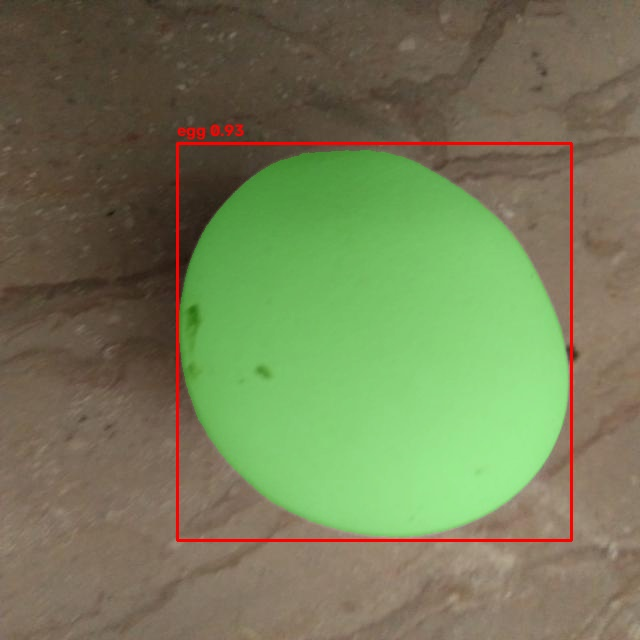
#> input picture TASK 1/visualizations/not_damaged_100_jpg.rf.5d780a6024004fa2f68741fa56ddf4c9.jpg, 640 x 640 px; its folder holds only this picture in this run
$ python baseline_e1.py --image '../../TASK 1/visualizations/not_damaged_100_jpg.rf.5d780a6024004fa2f68741fa56ddf4c9.jpg'
#> lines starting #> are read from the running program, lines starting #| are printed output that depends on the picture; after the words box and inside, x2 and y2 are one past the last pixel; in counts of white or black regions, pixels touching at a corner belong together
"""
Task 2: Classical Image-Processing Segmentation (Algorithm E1)
Final Selected Classical Model: Dual-Space Brightness & Low Saturation Baseline

Parameters:
  BRIGHT_PERCENTILE = 65 (LAB Lightness channel)
  MAX_SATURATION = 100   (HSV Saturation channel)
  MIN_AREA = 500         (Minimum connected component pixel area)
  MORPH_KERNEL_SIZE = 7  (Elliptical structuring element for opening/closing)
  MAX_COMPONENTS = 6     (Maximum retained high-confidence components)

Usage:
  python src/task2/baseline_e1.py --image path/to/image.jpg --output-dir outputs/task2/
  python src/task2/baseline_e1.py --dataset-dir split_dataset/development --output-dir task2_dev_output/
"""

import argparse
from pathlib import Path
from typing import Dict, Any, List, Tuple
import cv2
import numpy as np


def parse_args():
    parser = argparse.ArgumentParser(description="Task 2: Classical Image-Processing Segmentation (Algorithm E1)")
    parser.add_argument("--image", type=str, default=None, help="Path to single image for segmentation")
    parser.add_argument("--dataset-dir", type=str, default=None, help="Directory containing images to process")
    parser.add_argument("--output-dir", type=str, default="outputs/task2", help="Directory for saved masks & overlays")
    parser.add_argument("--bright-percentile", type=float, default=65.0, help="LAB Lightness percentile threshold (default: 65)")
    parser.add_argument("--max-saturation", type=int, default=100, help="Maximum HSV saturation threshold (default: 100)")
    parser.add_argument("--min-area", type=int, default=500, help="Minimum connected component pixel area (default: 500)")
    parser.add_argument("--morph-kernel", type=int, default=7, help="Morphology kernel size (default: 7)")
    parser.add_argument("--max-components", type=int, default=6, help="Maximum components retained (default: 6)")
    return parser.parse_args()


class ClassicalSegmenterE1:
    def __init__(self, bright_percentile: float = 65.0,
                 max_saturation: int = 100,
                 min_area: int = 500,
                 morph_kernel_size: int = 7,
                 max_components: int = 6):
#> in process_image, img is the input picture: shape (640, 640, 3); mean B, G, R 86.1, 123.8, 115.9
        self.bright_percentile = bright_percentile
        self.max_saturation = max_saturation
        self.min_area = min_area
        self.morph_kernel_size = morph_kernel_size
        self.max_components = max_components
        self.kernel = cv2.getStructuringElement(cv2.MORPH_ELLIPSE, (morph_kernel_size, morph_kernel_size))

    def segment(self, image_bgr: np.ndarray) -> Tuple[np.ndarray, List[Dict[str, Any]]]:
        """
        Executes Algorithm E1 on an input BGR image.
        Returns:
            binary_mask: uint8 array (0 or 255)
            components: list of retained connected component metadata
        """
        hsv = cv2.cvtColor(image_bgr, cv2.COLOR_BGR2HSV)
#> hsv: shape (640, 640, 3); mean H, S, V 27.1, 91.2, 137.3
        lab = cv2.cvtColor(image_bgr, cv2.COLOR_BGR2LAB)
#> lab: shape (640, 640, 3); mean of channels 0, 1, 2 128.9, 119.7, 148

        saturation = hsv[:, :, 1]
        lightness = lab[:, :, 0]
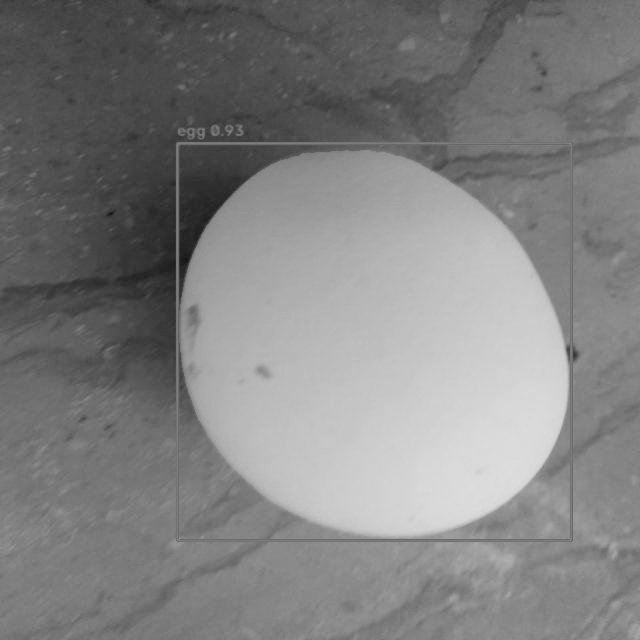
#> lightness: shape (640, 640); min 16, max 221, mean 128.9

        # 1. Intensity and Saturation Thresholding
        thresh_lightness = np.percentile(lightness, self.bright_percentile)
#> thresh_lightness = 138
        bright_mask = lightness >= thresh_lightness
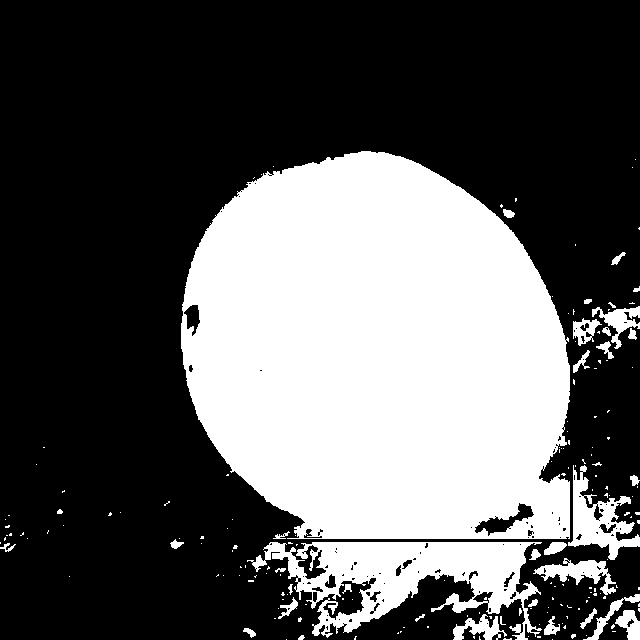
#> bright_mask: shape (640, 640) bool; 35.2% white; 184 white regions (148 under 20 px), largest, box (x1, y1, x2, y2) and area: (181, 151, 570, 539) 121848, (247, 542, 542, 640) 13308, (568, 465, 640, 560) 2663
        low_saturation = saturation <= self.max_saturation
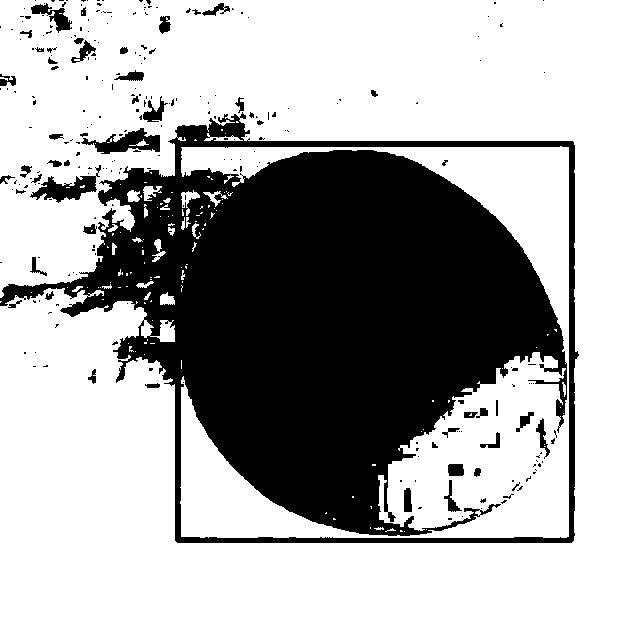
#> low_saturation: shape (640, 640) bool; 68.2% white; 260 black regions (209 under 20 px), largest, box (x1, y1, x2, y2) and area: (0, 112, 579, 543) 123345, (30, 165, 101, 203) 972, (81, 128, 160, 154) 963

        raw_mask = (bright_mask & low_saturation).astype(np.uint8) * 255
#> raw_mask: shape (640, 640); 11% white; 215 white regions (176 under 20 px), largest, box (x1, y1, x2, y2) and area: (264, 196, 569, 538) 22971, (247, 543, 542, 640) 13062, (568, 465, 640, 560) 2551

        # 2. Morphological Opening (noise removal) and Closing (hole filling)
        opened = cv2.morphologyEx(raw_mask, cv2.MORPH_OPEN, self.kernel)
#> opened: shape (640, 640); 8.9% white; 41 white regions, largest, box (x1, y1, x2, y2) and area: (387, 352, 569, 538) 18953, (297, 543, 527, 633) 9859, (572, 496, 640, 560) 1688
        closed = cv2.morphologyEx(opened, cv2.MORPH_CLOSE, self.kernel)
#> closed: shape (640, 640); 9.6% white; 23 white regions (1 under 20 px), largest, box (x1, y1, x2, y2) and area: (268, 352, 640, 633) 35691, (536, 560, 606, 582) 861, (605, 306, 640, 333) 554

        # 3. Connected Component Extraction & Filtering
        num_labels, labels, stats, centroids = cv2.connectedComponentsWithStats(closed, connectivity=8)
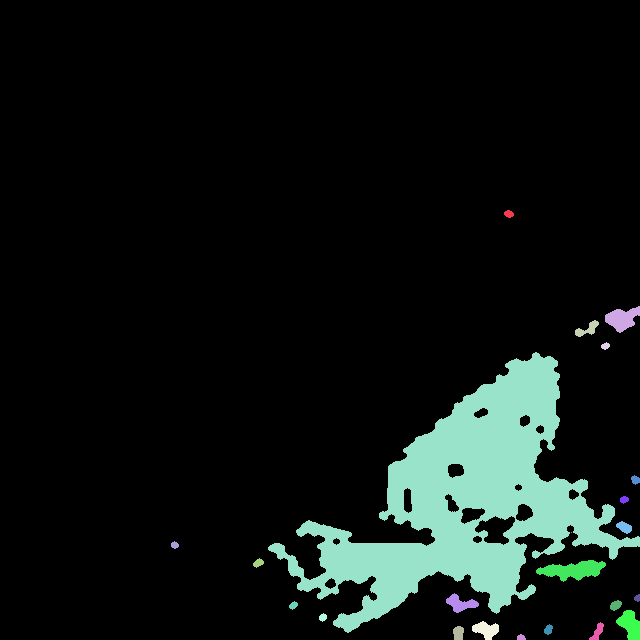
#> labels: shape (640, 640) int32; 24 distinct labels, from 0 to 23; one colour per label, 0 black
#> num_labels = 24; stats = 24 rows, first 6: [0, 0, 640, 640, 370166], [504, 210, 10, 8, 58], [605, 306, 35, 27, 554], [575, 320, 24, 17, 179], [601, 342, 9, 8, 48], [268, 352, 372, 281, 35691]; centroids = 24 rows, first 8: [302.9, 299.8], [508.5, 213.5], [621.8, 318.3], [587.1, 328.9], [605, 345.6], [466.7, 501.2], [635, 479.5], [623.8, 499.2]

        candidates = []
        for i in range(1, num_labels):
            area = int(stats[i, cv2.CC_STAT_AREA])
            if area < self.min_area:
                continue

            x = int(stats[i, cv2.CC_STAT_LEFT])
            y = int(stats[i, cv2.CC_STAT_TOP])
            w = int(stats[i, cv2.CC_STAT_WIDTH])
            h = int(stats[i, cv2.CC_STAT_HEIGHT])
            cx, cy = centroids[i]

            candidates.append({
                "label": i,
                "area": area,
                "bbox": (x, y, w, h),
                "centroid": (float(cx), float(cy))
            })
#> this loop made 23 passes
#> area on passes 1, 3, 4, 6, 7, 8, 10, 11, 13, 14, 15, 16: 58, 179, 48, 62, 51, 130, 45, 67, 323, 36, 51, 90
#> (area, x, y, w, h, cx, cy) on passes 2, 5, 12: (554, 605, 306, 35, 27, 621.8, 318.3), (35691, 268, 352, 372, 281, 466.7, 501.2), (861, 536, 560, 70, 22, 572.8, 569.7)
#> after the loop, candidates = 3 items

        # Sort by area descending and cap to max_components
        candidates.sort(key=lambda c: c["area"], reverse=True)
        retained = candidates[:self.max_components]
#> retained = 3 items

        # 4. Construct Final Filtered Binary Mask
        final_mask = np.zeros_like(closed)
        for c in retained:
            final_mask[labels == c["label"]] = 255
#> this loop made 3 passes
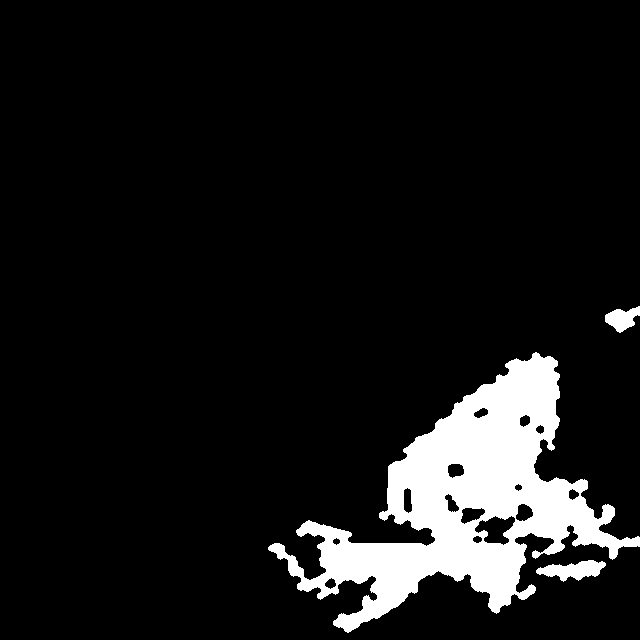
#> final_mask: shape (640, 640); 9.1% white; 3 white regions, box (x1, y1, x2, y2) and area: (268, 352, 640, 633) 35691, (536, 560, 606, 582) 861, (605, 306, 640, 333) 554

        return final_mask, retained


def process_image(img_path: Path, segmenter: ClassicalSegmenterE1, out_dir: Path):
    img = cv2.imread(str(img_path))
    if img is None:
        raise ValueError(f"Cannot read image: {img_path}")

    mask, comps = segmenter.segment(img)
#> comps = 3 items

    stem = img_path.stem
    mask_dir = out_dir / "masks"
    vis_dir = out_dir / "visualizations"
    mask_dir.mkdir(parents=True, exist_ok=True)
    vis_dir.mkdir(parents=True, exist_ok=True)

    # Save mask
    cv2.imwrite(str(mask_dir / f"{stem}.png"), mask)

    # Create side-by-side visualization overlay
    vis = img.copy()
    colored_mask = np.zeros_like(img)
    colored_mask[mask > 127] = (0, 220, 220) # Yellow overlay
    vis = cv2.addWeighted(vis, 1.0, colored_mask, 0.45, 0)

    for c in comps:
        x, y, w, h = c["bbox"]
        cv2.rectangle(vis, (x, y), (x + w, y + h), (0, 255, 255), 2)
        cv2.circle(vis, (int(c["centroid"][0]), int(c["centroid"][1])), 4, (0, 0, 255), -1)
#> this loop made 3 passes
#> (x, y, w, h) on passes 1 to 3: (268, 352, 372, 281), (536, 560, 70, 22), (605, 306, 35, 27)
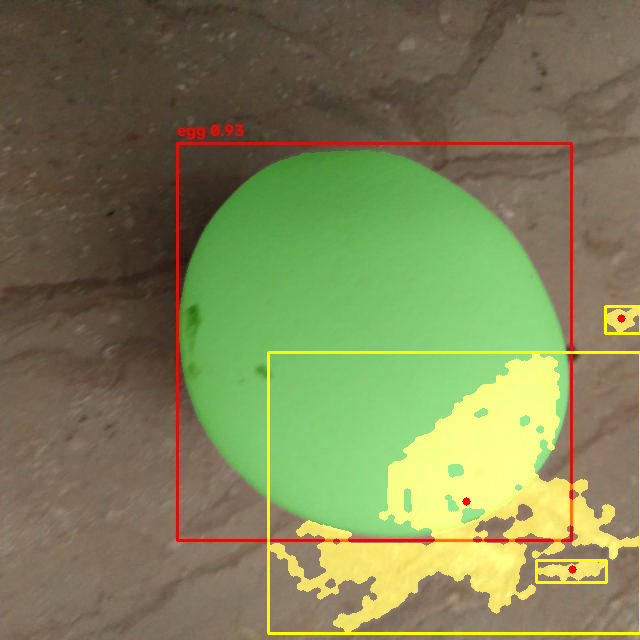
#> vis: shape (640, 640, 3); mean B, G, R 85, 130.7, 126

    combo = np.hstack([img, vis])
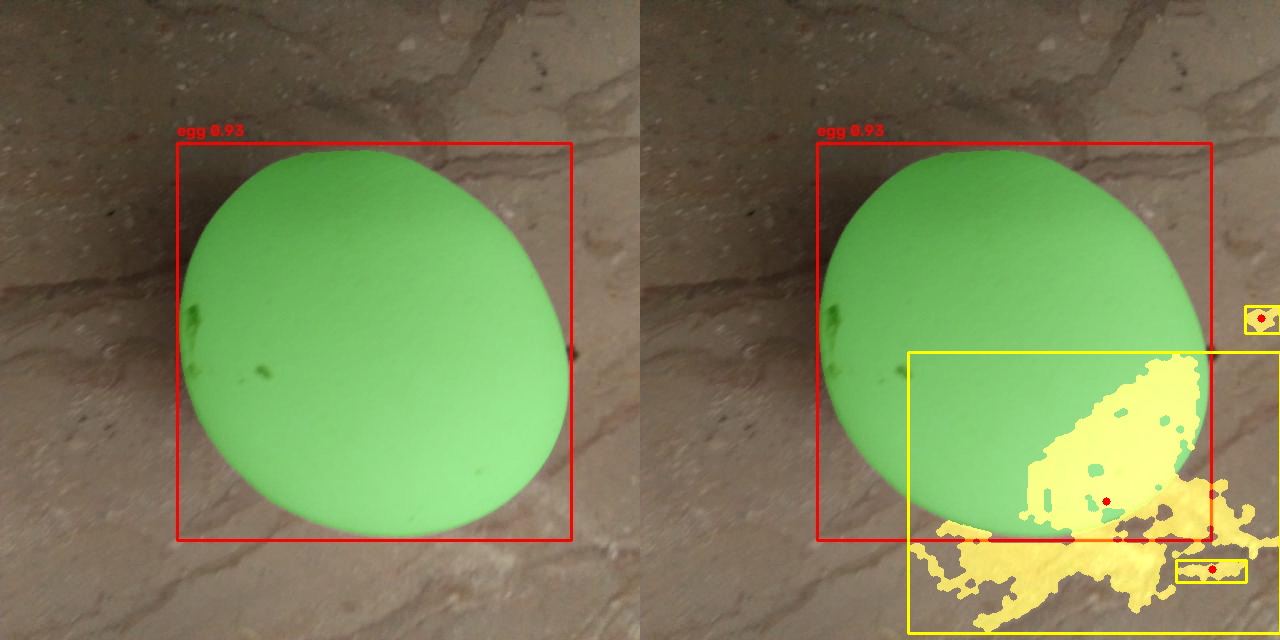
#> combo: shape (640, 1280, 3); mean B, G, R 85.6, 127.2, 121
    cv2.imwrite(str(vis_dir / f"{stem}_e1.jpg"), combo)


def main():
    args = parse_args()
    segmenter = ClassicalSegmenterE1(
        bright_percentile=args.bright_percentile,
        max_saturation=args.max_saturation,
        min_area=args.min_area,
        morph_kernel_size=args.morph_kernel,
        max_components=args.max_components
    )

    out_dir = Path(args.output_dir)
    out_dir.mkdir(parents=True, exist_ok=True)

    if args.image:
        p = Path(args.image)
        print(f"Executing Algorithm E1 on {p}...")
        process_image(p, segmenter, out_dir)
        print(f"Results saved in: {out_dir}")
    elif args.dataset_dir:
        ds_path = Path(args.dataset_dir)
        imgs = sorted(list(ds_path.glob("*.jpg")) + list(ds_path.glob("*.png")))
        print(f"Executing Algorithm E1 across {len(imgs)} images in {ds_path}...")
        for p in imgs:
            process_image(p, segmenter, out_dir)
        print(f"Processing complete. Masks and visualizations saved in: {out_dir}")
    else:
        print("Please provide --image or --dataset-dir. Use --help for options.")


if __name__ == "__main__":
    main()

$ run again, on TASK 1/visualizations/not_damaged_101_jpg.rf.479d12a2b41a5ec6d718dcdabd14b0c9.jpg
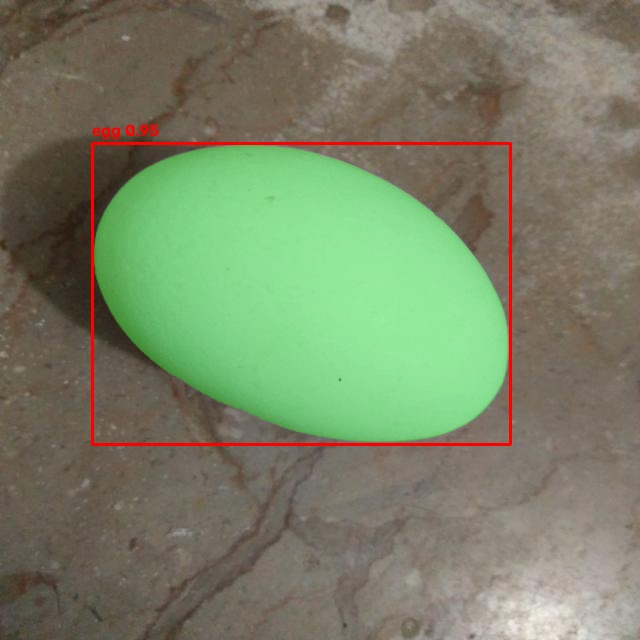
#> input picture TASK 1/visualizations/not_damaged_101_jpg.rf.479d12a2b41a5ec6d718dcdabd14b0c9.jpg, 640 x 640 px
#> in process_image, img is the input picture: shape (640, 640, 3); mean B, G, R 102.3, 129.6, 120.6
#> hsv: shape (640, 640, 3); mean H, S, V 27.5, 66.3, 139.6
#> lab: shape (640, 640, 3); mean of channels 0, 1, 2 135, 120.8, 142.2
#> thresh_lightness = 138
#> bright_mask: shape (640, 640) bool; 35.2% white; 190 white regions (154 under 20 px), largest, box (x1, y1, x2, y2) and area: (95, 145, 509, 442) 92002, (370, 467, 640, 640) 31497, (256, 0, 640, 162) 17612
#> low_saturation: shape (640, 640) bool; 86.3% white; 124 black regions (94 under 20 px), largest, box (x1, y1, x2, y2) and area: (11, 112, 513, 447) 52358, (44, 13, 78, 36) 298, (173, 64, 193, 97) 292
#> raw_mask: shape (640, 640); 25.5% white; 250 white regions (211 under 20 px), largest, box (x1, y1, x2, y2) and area: (194, 146, 508, 438) 51865, (370, 467, 640, 640) 31497, (256, 0, 640, 162) 17612
#> opened: shape (640, 640); 23.5% white; 23 white regions, largest, box (x1, y1, x2, y2) and area: (198, 168, 503, 419) 48951, (376, 481, 640, 640) 28666, (262, 0, 640, 154) 15622
#> closed: shape (640, 640); 23.9% white; 13 white regions, largest, box (x1, y1, x2, y2) and area: (198, 168, 503, 419) 49652, (371, 467, 640, 640) 30557, (262, 0, 640, 154) 16332
#> labels: shape (640, 640) int32; 14 distinct labels, from 0 to 13
#> num_labels = 14; stats = 14 rows, first 6: [0, 0, 640, 640, 311801], [262, 0, 378, 154, 16332], [352, 72, 13, 13, 110], [331, 90, 7, 7, 33], [604, 129, 36, 23, 484], [594, 151, 9, 8, 48]; centroids = 14 rows, first 8: [282.9, 313.3], [503.3, 52.48], [357.6, 78.3], [334, 93], [624.2, 138.7], [598, 154.6], [353.3, 294.2], [625, 199.6]
#> the loop in segment, `for i in range(1, num_labels):` made 13 passes
#> area on passes 2, 3, 4, 5, 7, 8, 10, 11: 110, 33, 484, 48, 314, 60, 90, 33
#> after the loop in segment, `for i in range(1, num_labels):`: candidates = 3 items
#> the loop in segment, `for c in retained:` made 3 passes
#> after the loop in segment, `for c in retained:`:
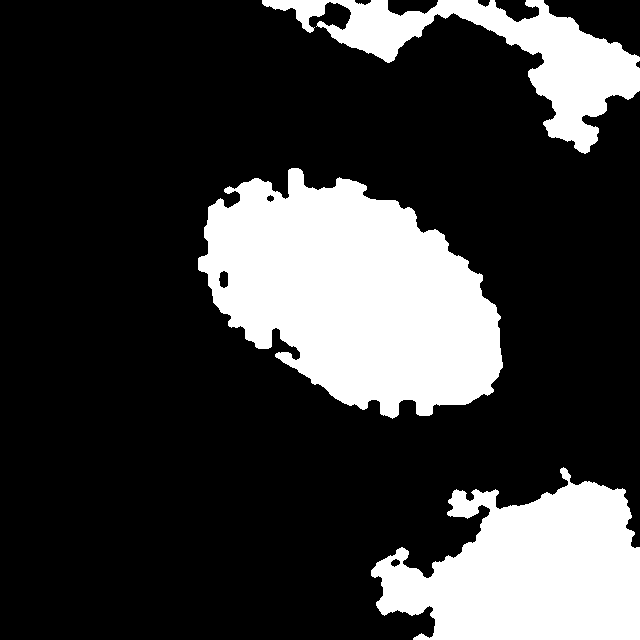
#> final_mask: shape (640, 640); 23.6% white; 3 white regions, box (x1, y1, x2, y2) and area: (198, 168, 503, 419) 49652, (371, 467, 640, 640) 30557, (262, 0, 640, 154) 16332
#> the loop in process_image, `for c in comps:` made 3 passes
#> (x, y, w, h) on passes 1 to 3: (198, 168, 305, 251), (371, 467, 269, 173), (262, 0, 378, 154)
#> in process_image, `combo = np.hstack([img, vis])`:
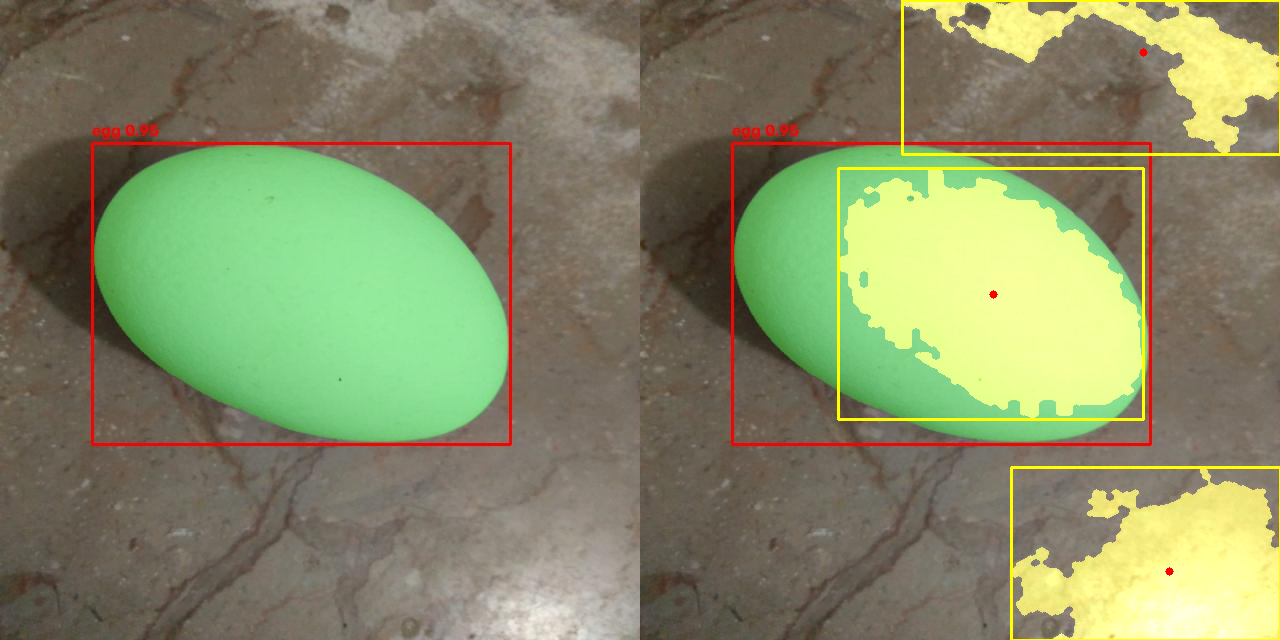
#> combo: shape (640, 1280, 3); mean B, G, R 101.3, 137.6, 132.9
